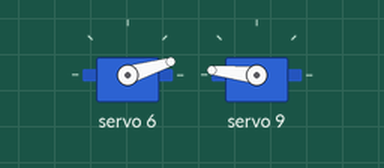
A sketch run on a simulated Arduino Uno, built with avr-gcc and run on an emulated ATmega328P. On the bench: 2 × servo.

Above: at 0.05 s.
At 0.45 s:
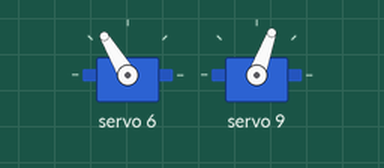
At 0.85 s:
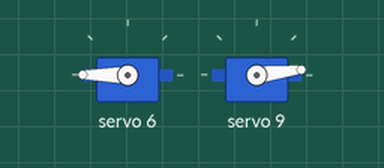
At 1.65 s:
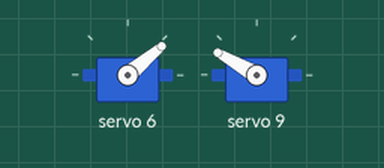
Timing chart, 0 to 4.9 s (numbered marks = the images above):
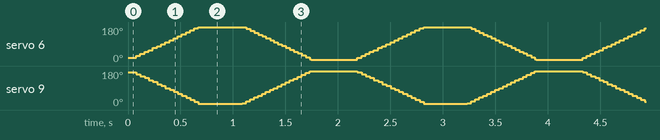

The sketch:

Test.ino
```cpp
#include <Wire.h>
#include <Adafruit_PWMServoDriver.h>

Adafruit_PWMServoDriver pwm = Adafruit_PWMServoDriver(0x40);

#define SMin  150  // << 4095, 150 Min
#define SMax  600  // >> 4095, 600 Max

uint8_t  ServoIzq = 6;
uint8_t  ServoDer = 9;
uint16_t AnchoPulso = 0;

void setup() {
  pwm.begin();
  pwm.setPWMFreq(60); // 60Hz
}

void loop() {
  for (AnchoPulso = SMin; AnchoPulso < SMax; AnchoPulso++)
  {
    pwm.setPWM(ServoIzq, 0, AnchoPulso);
    pwm.setPWM(ServoDer, 0, SMax+SMin-AnchoPulso);
  }
  delay(400);

  for (AnchoPulso = SMax; AnchoPulso > SMin; AnchoPulso--)
  {
    pwm.setPWM(ServoIzq, 0, AnchoPulso);
    pwm.setPWM(ServoDer, 0, SMax+SMin-AnchoPulso);
  }
  delay(400);
}
```
